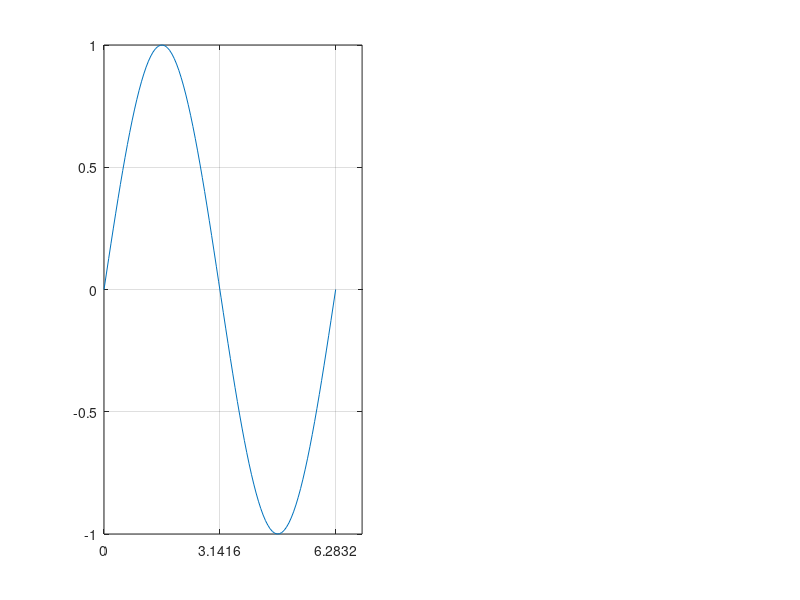

MATLAB code for this plot: (Note: this script raises an error after producing the figure.)

x = linspace(0,2*pi)
y = sin(x)

figure(1)

subplot(121)
plot(x,y)

grid()
set(gca,'xtick',[0:pi:2*pi]) % where to set the tick marks
set(gca,'xticklabels',{'0','\pi','2\pi'}) % give them user-defined labe

subplot(122)
[X,Y,Z] = peaks;
surf(X,Y,Z)
xlim([-inf 0]) 
ylim([-1 inf])

xlabel('x-axis')
ylabel('y-axis')
set(gca,'ztick',[0:pi:10*pi]) % where to set the tick marks
%set(gca,'zticklabels',{'0','\pi','2\pi'}) % give them user-defined labe

